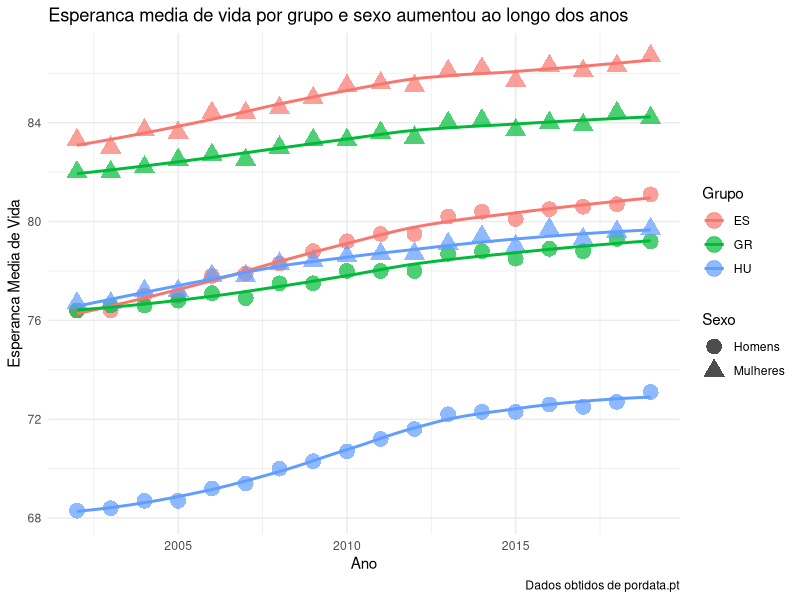

Write R code to recreate this figure.
library(tidyverse)
library(readxl)
library(ggrepel)

emv <- read_excel('EsperancaVida.xlsx', range = 'A9:CY70', col_names = FALSE)
tibblEmv <- as_tibble(emv)

#TODO SUBSTITUIR O LOOP POR UMA FORMA MAIS COMPACTA
#tibblEmv[1,] <-  map_at(tibblEmv,.at = 2:length(tibblEmv[1,]),as.list(sapply(strsplit(as.character(tibblEmv[1,]),split = " "), `[`, 1)))
#tibblEmv[1,3]
#map(tibblEmv[1,],str_c(tibblEmv[1,],'T',sep = '_'))

for (i in 2:ncol(tibblEmv)) {
  tibblEmv[1,i] <- sapply(strsplit(as.character(tibblEmv[1,i]),split = " "), `[`, 1)
  if(i<36) {
    tibblEmv[1,i] <- str_c(tibblEmv[1,i],'Total',sep = '_')
  }
  if(i>=36 & i<70 ) {
    tibblEmv[1,i] <- str_c(tibblEmv[1,i],'Homens',sep = '_')
  }
  if (i>=70){
    tibblEmv[1,i] <- str_c(tibblEmv[1,i],'Mulheres',sep = '_')
  }
}

colnames(tibblEmv) <- tibblEmv[1,]
colnames(tibblEmv)[1] <- 'Ano'
tibblEmv <- slice(tibblEmv,-1)

tibblEmv %>%
  pivot_longer(UE27_Total:CH_Mulheres,names_to = 'GS',values_to = 'EMV',values_transform = list(EMV = as.numeric)) %>%
    separate(GS,c('Grupo','Sexo'),sep = '_') %>%
  filter((Grupo == 'ES'| Grupo == 'GR'|Grupo == 'HU') &
           (between(Ano,2002,2019)) &
           (Sexo == 'Homens'|Sexo == 'Mulheres')) %>%
  ggplot(aes(x = Ano, y = EMV,Group = Grupo,colour = Grupo,shape = Sexo))+
  #ggrepel::geom_label_repel(aes(label =  max(tibblEmv$EMV)),  ---> tentativa de criar labels com os
  #                          size = 6,                              valores dos pontos
  #                          label.size = 0,
  #                          segment.color = NA)
  geom_point(size = 5, alpha = 0.7)+
  geom_smooth(se = F)+
  theme_minimal()+
  labs(title = 'Esperanca media de vida por grupo e sexo aumentou ao longo dos anos',
       caption = 'Dados obtidos de pordata.pt',
       y = 'Esperanca Media de Vida')
